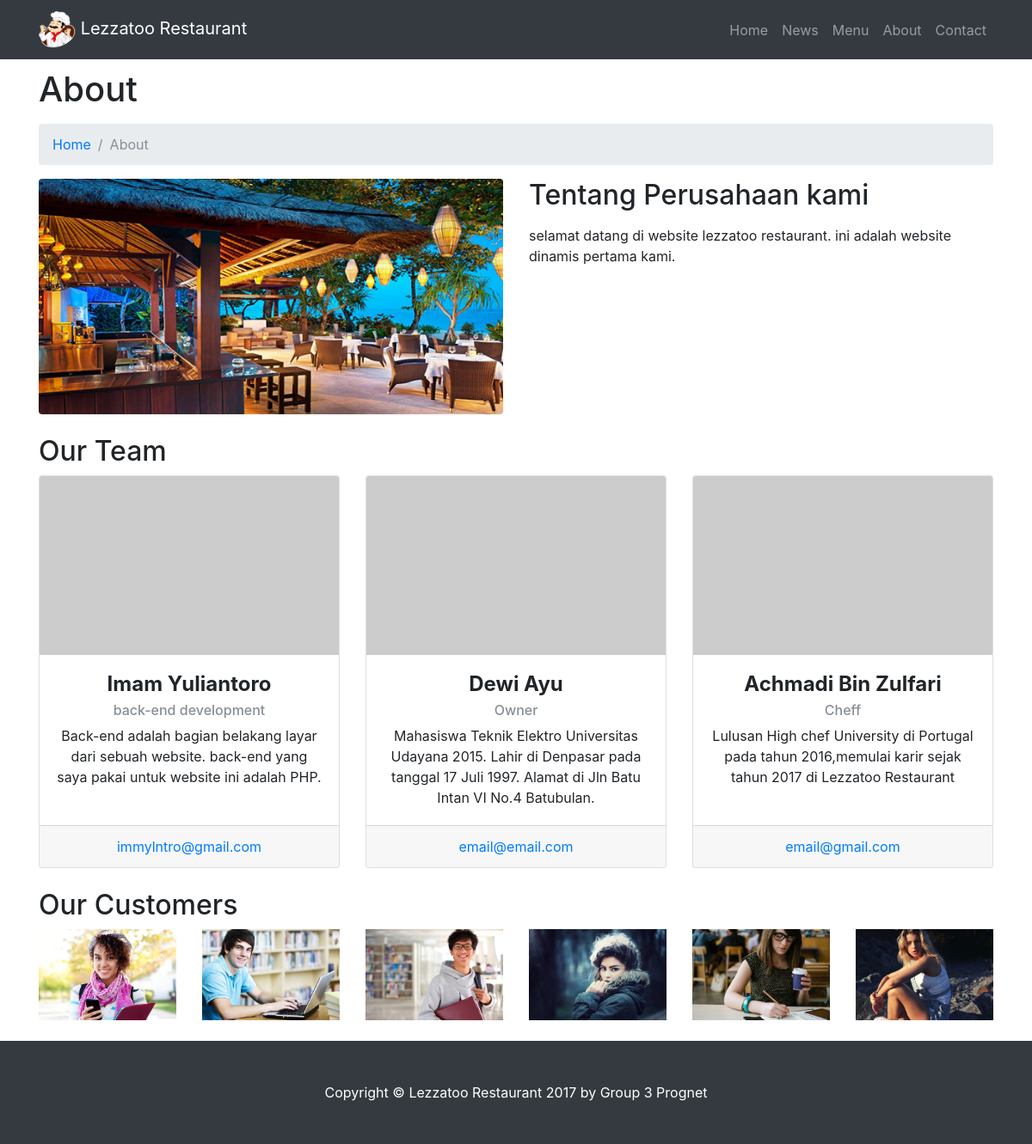
Page /about.php on the committed database.
### tables this page shows
CREATE TABLE `pages` (
  `id_page` int(11) UNSIGNED NOT NULL,
  `title` varchar(25) NOT NULL,
  `content` text NOT NULL,
  `last_update` datetime NOT NULL,
  `link` varchar(20) NOT NULL
);

### about.php (the view, shortened to what this page needs)
<!DOCTYPE html>
<html lang="en">
<head>
  <link href="vendor/bootstrap/css/bootstrap.min.css" rel="stylesheet">
  <link href="vendor/css/modern-business.css" rel="stylesheet">
</head>
<body>
  <nav class="navbar fixed-top navbar-expand-lg navbar-dark bg-dark fixed-top">
    <div class="container">
      <a class="navbar-brand" href="index.php"><img src="vendor/images/restaurant.png" alt="home" width="43px" height="43px" /> Lezzatoo Restaurant</a>
      <div class="collapse navbar-collapse" id="navbarResponsive">
        <ul class="navbar-nav ml-auto">
          <li class="nav-item">
            <a class="nav-link" href="index.php">Home</a>
          </li>
          <li class="nav-item">
            <a class="nav-link" href="news.php">News</a>
          </li>
          <li class="nav-item">
            <a class="nav-link" href="menu.php">Menu</a>
          </li>
          <li class="nav-item">
            <a class="nav-link" href="about.php">About</a>
          </li>
          <li class="nav-item">
            <a class="nav-link" href="contact.php">Contact</a>
          </li>
        </ul>
      </div>
    </div>
  </nav>
  <?php
  include "proses/koneksi.php";
  $sql = mysqli_query($koneksi, "SELECT * FROM pages WHERE link='About'");
  ?>
  <div class="container">
    <h1 class="mt-4 mb-3">About
    </h1>
    <ol class="breadcrumb">
      <li class="breadcrumb-item">
        <a href="index.php">Home</a>
      </li>
      <li class="breadcrumb-item active">About</li>
    </ol>
    <?php if ($sql->num_rows != 0) { ?>
      <div class="row">
        <div class="col-lg-6">
          <img class="img-fluid rounded mb-4" src="vendor/images/Cover-16.jpg" alt="">
        </div>
        <div class="col-lg-6">
          <?php while ($row = mysqli_fetch_array($sql)) { ?>
            <h2><?php echo $row['title']; ?></h2>
            <p><?php echo $row['content']; ?></p>
          <?php } ?>
        </div>
      </div>
      <h2>Our Team</h2>
      <div class="row">
        <div class="col-lg-4 mb-4">
          <div class="card h-100 text-center">
            <img class="card-img-top" src="http://placehold.it/750x450" alt="Imam Yuliantoro">
            <div class="card-body">
              <h4 class="card-title font-weight-bold">Imam Yuliantoro</h4>
              <h6 class="card-subtitle mb-2 text-muted">back-end development</h6>
              <p class="card-text">Back-end adalah bagian belakang layar dari sebuah website. back-end yang saya pakai untuk website ini adalah PHP.</p>
            </div>
            <div class="card-footer">
              <span class="text-primary">immylntro@gmail.com</span>
            </div>
          </div>
        </div>
        <div class="col-lg-4 mb-4">
          <div class="card h-100 text-center">
            <img class="card-img-top" src="http://placehold.it/750x450" alt="">
            <div class="card-body">
              <h4 class="card-title font-weight-bold">Dewi Ayu</h4>
              <h6 class="card-subtitle mb-2 text-muted">Owner</h6>
              <p class="card-text">Mahasiswa Teknik Elektro Universitas Udayana 2015. Lahir di Denpasar pada tanggal 17 Juli 1997. Alamat di Jln Batu Intan VI No.4 Batubulan.</p>
            </div>
            <div class="card-footer">
              <span class="text-primary">email@email.com</span>
            </div>
          </div>
        </div>
        <div class="col-lg-4 mb-4">
          <div class="card h-100 text-center">
            <img class="card-img-top" src="http://placehold.it/750x450" alt="">
            <div class="card-body">
              <h4 class="card-title font-weight-bold">Achmadi Bin Zulfari</h4>
              <h6 class="card-subtitle mb-2 text-muted">Cheff</h6>
              <p class="card-text">Lulusan High chef University di Portugal pada tahun 2016,memulai karir sejak tahun 2017 di Lezzatoo Restaurant</p>
            </div>
            <div class="card-footer">
              <span class="text-primary">email@gmail.com</span>
            </div>
          </div>
        </div>
      </div>
      <h2>Our Customers</h2>
      <div class="row">
        <div class="col-lg-2 col-sm-4 mb-4">
          <img class="img-fluid" src="vendor/images/c1.jpg" alt="">
        </div>
        <div class="col-lg-2 col-sm-4 mb-4">
          <img class="img-fluid" src="vendor/images/c2.jpg" alt="">
        </div>
        <div class="col-lg-2 col-sm-4 mb-4">
          <img class="img-fluid" src="vendor/images/c3.jpg" alt="">
        </div>
        <div class="col-lg-2 col-sm-4 mb-4">
          <img class="img-fluid" src="vendor/images/img1.jpg" alt="">
        </div>
        <div class="col-lg-2 col-sm-4 mb-4">
          <img class="img-fluid" src="vendor/images/c4.jpg" alt="">
        </div>
        <div class="col-lg-2 col-sm-4 mb-4">
          <img class="img-fluid" src="vendor/images/img2.jpg" alt="">
        </div>
      </div>
    </div>
    <footer class="py-5 bg-dark">
      <div class="container">
        <p class="m-0 text-center text-white">Copyright &copy; Lezzatoo Restaurant 2017 by Group 3 Prognet</p>
      </div>
    </footer>
  <?php } ?>
</body>
</html>

### rows in the picture
pages: title "Tentang Perusahaan kami", content "selamat datang di website lezzatoo restaurant. ini adalah website dinamis pertama kami."
